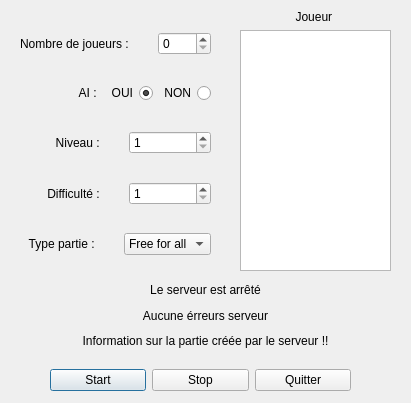
<?xml version="1.0" encoding="UTF-8"?>
<ui version="4.0">
 <class>createpartymultigamer</class>
 <widget class="QDialog" name="createpartymultigamer">
  <property name="windowModality">
   <enum>Qt::NonModal</enum>
  </property>
  <property name="geometry">
   <rect>
    <x>0</x>
    <y>0</y>
    <width>411</width>
    <height>403</height>
   </rect>
  </property>
  <property name="windowTitle">
   <string>Dialog</string>
  </property>
  <widget class="QWidget" name="verticalLayoutWidget">
   <property name="geometry">
    <rect>
     <x>10</x>
     <y>280</y>
     <width>391</width>
     <height>71</height>
    </rect>
   </property>
   <layout class="QVBoxLayout" name="verticalLayout_1">
    <item>
     <widget class="QLabel" name="label_1">
      <property name="text">
       <string>Le serveur est arrêté</string>
      </property>
      <property name="alignment">
       <set>Qt::AlignCenter</set>
      </property>
     </widget>
    </item>
    <item>
     <widget class="QLabel" name="label_2">
      <property name="text">
       <string>Aucune érreurs serveur</string>
      </property>
      <property name="alignment">
       <set>Qt::AlignCenter</set>
      </property>
     </widget>
    </item>
    <item>
     <widget class="QLabel" name="label_9">
      <property name="text">
       <string>Information sur la partie créée par le serveur !!</string>
      </property>
      <property name="alignment">
       <set>Qt::AlignCenter</set>
      </property>
     </widget>
    </item>
   </layout>
  </widget>
  <widget class="QWidget" name="horizontalLayoutWidget">
   <property name="geometry">
    <rect>
     <x>50</x>
     <y>360</y>
     <width>301</width>
     <height>41</height>
    </rect>
   </property>
   <layout class="QHBoxLayout" name="horizontalLayout_1">
    <item>
     <widget class="QPushButton" name="btStartServer">
      <property name="text">
       <string>Start</string>
      </property>
     </widget>
    </item>
    <item>
     <widget class="QPushButton" name="btStopServer">
      <property name="text">
       <string>Stop</string>
      </property>
     </widget>
    </item>
    <item>
     <widget class="QPushButton" name="btQuitterServer">
      <property name="text">
       <string>Quitter</string>
      </property>
     </widget>
    </item>
   </layout>
  </widget>
  <widget class="QWidget" name="verticalLayoutWidget_2">
   <property name="geometry">
    <rect>
     <x>240</x>
     <y>10</y>
     <width>151</width>
     <height>261</height>
    </rect>
   </property>
   <layout class="QVBoxLayout" name="verticalLayout_2">
    <item>
     <widget class="QLabel" name="label_6">
      <property name="layoutDirection">
       <enum>Qt::LeftToRight</enum>
      </property>
      <property name="text">
       <string>Joueur </string>
      </property>
      <property name="alignment">
       <set>Qt::AlignCenter</set>
      </property>
     </widget>
    </item>
    <item>
     <widget class="QListView" name="listPlayer"/>
    </item>
   </layout>
  </widget>
  <widget class="QWidget" name="verticalLayoutWidget_3">
   <property name="geometry">
    <rect>
     <x>20</x>
     <y>10</y>
     <width>211</width>
     <height>271</height>
    </rect>
   </property>
   <layout class="QVBoxLayout" name="verticalLayout">
    <item>
     <layout class="QHBoxLayout" name="horizontalLayout">
      <item>
       <widget class="QLabel" name="label_3">
        <property name="text">
         <string>Nombre de joueurs : </string>
        </property>
        <property name="alignment">
         <set>Qt::AlignRight|Qt::AlignTrailing|Qt::AlignVCenter</set>
        </property>
       </widget>
      </item>
      <item>
       <spacer name="horizontalSpacer">
        <property name="orientation">
         <enum>Qt::Horizontal</enum>
        </property>
        <property name="sizeType">
         <enum>QSizePolicy::Fixed</enum>
        </property>
        <property name="sizeHint" stdset="0">
         <size>
          <width>20</width>
          <height>20</height>
         </size>
        </property>
       </spacer>
      </item>
      <item>
       <widget class="QSpinBox" name="nbPlayer">
        <property name="maximum">
         <number>12</number>
        </property>
       </widget>
      </item>
      <item>
       <spacer name="horizontalSpacer_2">
        <property name="orientation">
         <enum>Qt::Horizontal</enum>
        </property>
        <property name="sizeType">
         <enum>QSizePolicy::Fixed</enum>
        </property>
        <property name="sizeHint" stdset="0">
         <size>
          <width>20</width>
          <height>20</height>
         </size>
        </property>
       </spacer>
      </item>
     </layout>
    </item>
    <item>
     <layout class="QHBoxLayout" name="horizontalLayout_2">
      <item>
       <widget class="QLabel" name="label_4">
        <property name="layoutDirection">
         <enum>Qt::LeftToRight</enum>
        </property>
        <property name="text">
         <string>AI : </string>
        </property>
        <property name="alignment">
         <set>Qt::AlignRight|Qt::AlignTrailing|Qt::AlignVCenter</set>
        </property>
       </widget>
      </item>
      <item>
       <layout class="QHBoxLayout" name="horizontalLayout_6">
        <item>
         <widget class="QRadioButton" name="radioButtonOui">
          <property name="layoutDirection">
           <enum>Qt::RightToLeft</enum>
          </property>
          <property name="text">
           <string>OUI</string>
          </property>
          <property name="checked">
           <bool>true</bool>
          </property>
         </widget>
        </item>
        <item>
         <widget class="QRadioButton" name="radioButtonNon">
          <property name="layoutDirection">
           <enum>Qt::RightToLeft</enum>
          </property>
          <property name="text">
           <string>NON</string>
          </property>
         </widget>
        </item>
       </layout>
      </item>
      <item>
       <spacer name="horizontalSpacer_9">
        <property name="orientation">
         <enum>Qt::Horizontal</enum>
        </property>
        <property name="sizeType">
         <enum>QSizePolicy::Fixed</enum>
        </property>
        <property name="sizeHint" stdset="0">
         <size>
          <width>20</width>
          <height>20</height>
         </size>
        </property>
       </spacer>
      </item>
     </layout>
    </item>
    <item>
     <layout class="QHBoxLayout" name="horizontalLayout_3">
      <item>
       <widget class="QLabel" name="label_5">
        <property name="text">
         <string>Niveau : </string>
        </property>
        <property name="alignment">
         <set>Qt::AlignRight|Qt::AlignTrailing|Qt::AlignVCenter</set>
        </property>
       </widget>
      </item>
      <item>
       <spacer name="horizontalSpacer_3">
        <property name="orientation">
         <enum>Qt::Horizontal</enum>
        </property>
        <property name="sizeType">
         <enum>QSizePolicy::Fixed</enum>
        </property>
        <property name="sizeHint" stdset="0">
         <size>
          <width>20</width>
          <height>20</height>
         </size>
        </property>
       </spacer>
      </item>
      <item>
       <widget class="QSpinBox" name="Level">
        <property name="minimum">
         <number>1</number>
        </property>
        <property name="maximum">
         <number>10</number>
        </property>
       </widget>
      </item>
      <item>
       <spacer name="horizontalSpacer_4">
        <property name="orientation">
         <enum>Qt::Horizontal</enum>
        </property>
        <property name="sizeType">
         <enum>QSizePolicy::Fixed</enum>
        </property>
        <property name="sizeHint" stdset="0">
         <size>
          <width>20</width>
          <height>20</height>
         </size>
        </property>
       </spacer>
      </item>
     </layout>
    </item>
    <item>
     <layout class="QHBoxLayout" name="horizontalLayout_4">
      <item>
       <widget class="QLabel" name="label_7">
        <property name="text">
         <string>Difficulté : </string>
        </property>
        <property name="alignment">
         <set>Qt::AlignRight|Qt::AlignTrailing|Qt::AlignVCenter</set>
        </property>
       </widget>
      </item>
      <item>
       <spacer name="horizontalSpacer_5">
        <property name="orientation">
         <enum>Qt::Horizontal</enum>
        </property>
        <property name="sizeType">
         <enum>QSizePolicy::Fixed</enum>
        </property>
        <property name="sizeHint" stdset="0">
         <size>
          <width>20</width>
          <height>20</height>
         </size>
        </property>
       </spacer>
      </item>
      <item>
       <widget class="QSpinBox" name="Difficulty">
        <property name="minimum">
         <number>1</number>
        </property>
        <property name="maximum">
         <number>10</number>
        </property>
       </widget>
      </item>
      <item>
       <spacer name="horizontalSpacer_6">
        <property name="orientation">
         <enum>Qt::Horizontal</enum>
        </property>
        <property name="sizeType">
         <enum>QSizePolicy::Fixed</enum>
        </property>
        <property name="sizeHint" stdset="0">
         <size>
          <width>20</width>
          <height>20</height>
         </size>
        </property>
       </spacer>
      </item>
     </layout>
    </item>
    <item>
     <layout class="QHBoxLayout" name="horizontalLayout_5">
      <item>
       <widget class="QLabel" name="label_8">
        <property name="text">
         <string>Type partie : </string>
        </property>
        <property name="alignment">
         <set>Qt::AlignRight|Qt::AlignTrailing|Qt::AlignVCenter</set>
        </property>
       </widget>
      </item>
      <item>
       <spacer name="horizontalSpacer_7">
        <property name="orientation">
         <enum>Qt::Horizontal</enum>
        </property>
        <property name="sizeType">
         <enum>QSizePolicy::Fixed</enum>
        </property>
        <property name="sizeHint" stdset="0">
         <size>
          <width>20</width>
          <height>20</height>
         </size>
        </property>
       </spacer>
      </item>
      <item>
       <widget class="QComboBox" name="typeParty">
        <item>
         <property name="text">
          <string>Free for all</string>
         </property>
        </item>
        <item>
         <property name="text">
          <string>Team play</string>
         </property>
        </item>
       </widget>
      </item>
      <item>
       <spacer name="horizontalSpacer_8">
        <property name="orientation">
         <enum>Qt::Horizontal</enum>
        </property>
        <property name="sizeType">
         <enum>QSizePolicy::Fixed</enum>
        </property>
        <property name="sizeHint" stdset="0">
         <size>
          <width>20</width>
          <height>20</height>
         </size>
        </property>
       </spacer>
      </item>
     </layout>
    </item>
   </layout>
  </widget>
 </widget>
 <resources/>
 <connections/>
</ui>
